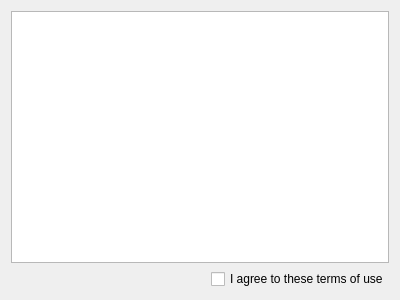
<ui version="4.0" >
 <class>OmgDataFetcherWizardLicenseWidgetBase</class>
 <widget class="QWidget" name="OmgDataFetcherWizardLicenseWidgetBase" >
  <property name="geometry" >
   <rect>
    <x>0</x>
    <y>0</y>
    <width>400</width>
    <height>300</height>
   </rect>
  </property>
  <property name="windowTitle" >
   <string>Form</string>
  </property>
  <layout class="QGridLayout" >
   <item row="0" column="0" colspan="2" >
    <widget class="QTextBrowser" name="tbLicenses" />
   </item>
   <item row="1" column="0" >
    <spacer>
     <property name="orientation" >
      <enum>Qt::Horizontal</enum>
     </property>
     <property name="sizeHint" >
      <size>
       <width>357</width>
       <height>20</height>
      </size>
     </property>
    </spacer>
   </item>
   <item row="1" column="1" >
    <widget class="QCheckBox" name="cbxTermsAgreement" >
     <property name="text" >
      <string>I agree to these terms of use</string>
     </property>
    </widget>
   </item>
  </layout>
 </widget>
 <resources/>
 <connections/>
</ui>
